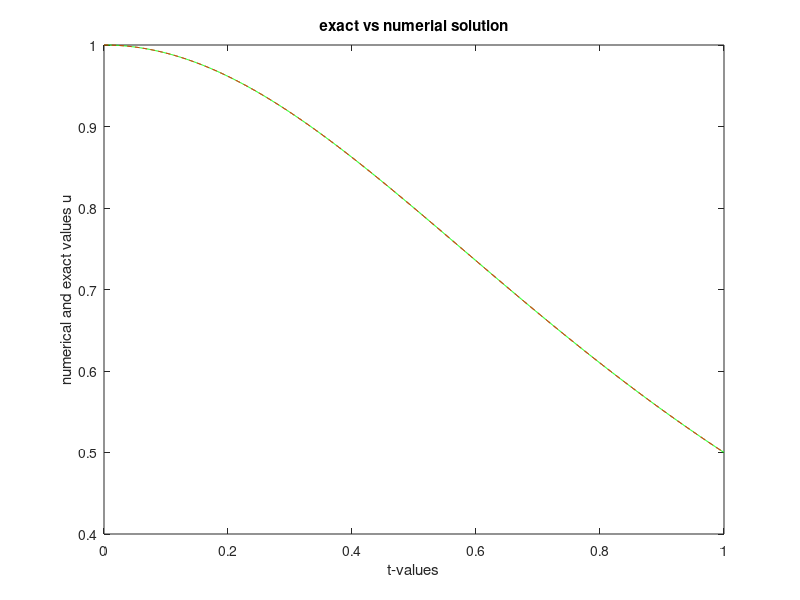

This chart was generated by the following MATLAB code:
%%%%%%%%%%%%%%%%%%%%%%%%%%%%%%%%%%%%%%%%%%%%%%%%%%%%%%%%%%%%%%%%%%%%%%%%%%%
% Numerical Solution of an Initial Value Problem
% using the Two-Step Milne-Simpson Method
%
% Numerical Method:
%     Two-Step Milne-Simpson Multistep Method
%
% Problem Type:
%     Initial Value Problem (IVP)
%
% Language:
%     MATLAB
%
% Developed as part of the coursework for
% Numerical Methods for Ordinary Differential Equations
% M.Sc. Applied Mathematics
% South Asian University
%
% Author: Kshitij Bahukhandi
%%%%%%%%%%%%%%%%%%%%%%%%%%%%%%%%%%%%%%%%%%%%%%%%%%%%%%%%%%%%%%%%%%%%%%%%%%%
 clear all;
 N=10;
 for I=1:8
    H=1.0/N;
    disp('Num sol of non-linear IVP using 2 step Adam-Moulton Method');
    fprintf('N=4.2f\n',N);
    disp(' ')
 %formation of nodal points
 for L=1:N+1
        T(L)=(L-1)*H;
 end
 %exact solution and rhs function
 for L=1:N+1
        EU(L)=1.0/(1+T(L)*T(L));
 end
 %intial comditions
    U(1)=EU(1);
    NU(1)=EU(1);
    tic
 %solution at t=h using 3rd order classical rk method
    K1=-2*H*T(1)*U(1)*U(1);
    K2=-2*H*(T(1)+H/2)*(U(1)+K1/2)*(U(1)+K1/2);
    K3=-2*H*(T(1)+H/2)*(U(1)+K2/2)*(U(1)+K2/2);
    K4=-2*H*(T(1)+H)*(U(1)+K3)*(U(1)+K3);
    U(2)=U(1)+(K1+2*K2+2*K3+K4)/6;
    NU(2)=EU(2);
 %Solution at advanced time point
 for L=2:N
        OLDU(3)=EU(L+1);
        U(3)=OLDU(3);
 for KK=1:600
            T1=T(L-1);
            T2=T(L);
            T3=T(L+1);
            U1=U(1);
            U2=U(2);
            U3=U(3);
            AA=(2*H/3)*T3*U3*U3+U3-U1+(2*H/3)*(4*T2*U2*U2+T1*U1*U1);
            DA=(4*H/3)*T3*U3+1;
            U(3)=U(3)-AA/DA;
            NU(L+1)=U(3);
            BIG=abs(U(3)-OLDU(3));
 if BIG<=10^(-12),break;end
             OLDU(3)=U(3);
 end
 %Set new initial cinditions
        U(1)=U(2);
        U(2)=U(3);
 end
    ERR=abs(NU(N+1)-EU(N+1));
 %PRINT ERRORS
    fprintf('N=4.2f,ERR=%10.4e\n',N,ERR);
    disp(' ');
    N=2*N;
 end
 toc
 %plot the results
 figure(1);
 plot(T,NU,'g',T,EU,'--r');
 xlabel('t-values');
 ylabel('numerical and exact values u');
 title('exact vs numerial solution')
